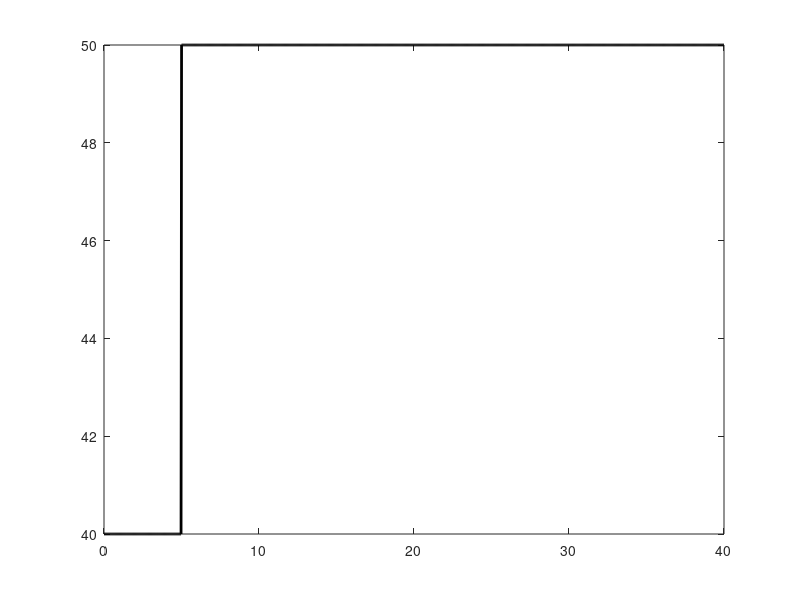

The MATLAB source for this figure: (Note: this script raises an error after producing the figure.)
% ======================================================
% Demonstrate the impact of time constant (T = 1/(-A))
% and steady-state gain (-B/A) on the first-order error model:
%
%     e_dot = A * e + B * v_d(t)
%
% Desired speed:
%     v_d(t) = 40 for t < 5
%            = 50 for t >= 5
% ======================================================

clear; close all; clc;

% ======================================================
% Simulation parameters
% ======================================================
t_span = [0, 40];
t_eval = linspace(t_span(1), t_span(2), 1200);
x0_vec = 0.0;           % single IC to isolate parameter effects

A_list = [-0.25, -0.5, -1.0, -2.0];   % affects time constant T = 1/(-A)
B_list = [0.05, 0.1, 0.2, 0.4];       % affects steady-state gain -B/A

A_fixed = -1.0;
B_fixed = 0.1;

% ======================================================
% Desired speed profile
% ======================================================
v_d = @(t) (t < 5)*40 + (t >= 5)*50;

% ======================================================
% Helper: ODE for given A, B
% ======================================================
make_e_dot = @(A, B) @(t, e) A*e + B*v_d(t);

% ======================================================
% (1) Plot v_d(t)
% ======================================================
figure('Color','w','Units','normalized','Position',[0.25 0.4 0.45 0.35]);
plot(t_eval, v_d(t_eval), 'k', 'LineWidth', 2);
xline(5.0, '--', 'Color', 'k', 'LineWidth', 1);
text(5.0, 41, 'step @ 5 s', 'HorizontalAlignment','left', ...
    'VerticalAlignment','bottom', 'FontSize', 10);
title('Desired Speed $v_d(t)$', 'Interpreter','latex');
xlabel('Time [s]', 'Interpreter','latex');
ylabel('Desired Speed [m/s]', 'Interpreter','latex');
grid on; box on;
ax = gca; ax.GridAlpha = 0.35;
yl = ylim; dy = diff(yl);
ylim([yl(1)-0.05*dy, yl(2)+0.05*dy]);  % padding

% ======================================================
% (2) Vary A (time constant effect), B fixed
% ======================================================
figure('Color','w','Units','normalized','Position',[0.15 0.3 0.65 0.45]);
cmap = lines(numel(A_list));

for i = 1:length(A_list)
    A = A_list(i);
    if A >= 0
        error('Use A < 0 for stability.');
    end
    T = 1 / (-A);
    color = cmap(i,:);
    e_dot = make_e_dot(A, B_fixed);
    [t_sol, e_sol] = ode45(e_dot, t_span, x0_vec);
    e_interp = interp1(t_sol, e_sol, t_eval, 'linear');
    label = sprintf('$A=%.2f\\ (T=1/(-A)=%.2f\\,\\mathrm{s})$', A, T);
    plot(t_eval, e_interp, 'Color', color, 'LineWidth', 1.8, ...
        'DisplayName', label); hold on;
end

title('Error $e(t)$ for different $A$ (time constant effect), $B$ fixed', ...
    'Interpreter','latex');
xlabel('Time [s]', 'Interpreter','latex');
ylabel('$e(t)$ [m/s]', 'Interpreter','latex');
grid on; box on;
ax = gca; ax.GridAlpha = 0.35;
legend('Interpreter','latex','FontSize',9,'Location','eastoutside');
yl = ylim; dy = diff(yl);
ylim([yl(1)-0.05*dy, yl(2)+0.05*dy]);  % padding

% ======================================================
% (3) Vary B (steady-state gain effect), A fixed
% ======================================================
figure('Color','w','Units','normalized','Position',[0.15 0.3 0.65 0.45]);
cmap = lines(numel(B_list));

for i = 1:length(B_list)
    B = B_list(i);
    color = cmap(i,:);
    e_dot = make_e_dot(A_fixed, B);
    [t_sol, e_sol] = ode45(e_dot, t_span, x0_vec);
    e_interp = interp1(t_sol, e_sol, t_eval, 'linear');
    label = sprintf('$B=%.2f,\\ -B/A=%.2f$', B, -B/A_fixed);
    plot(t_eval, e_interp, 'Color', color, 'LineWidth', 1.8, ...
        'DisplayName', label); hold on;

    % steady-state level (v_d → 50)
    e_ss = -(B / A_fixed) * 50.0;
    yline(e_ss, ':', 'Color', color, 'LineWidth', 1, ...
        'HandleVisibility','off');
end

title('Error $e(t)$ for different $B$ (steady-state gain effect), $A$ fixed', ...
    'Interpreter','latex');
xlabel('Time [s]', 'Interpreter','latex');
ylabel('$e(t)$ [m/s]', 'Interpreter','latex');
grid on; box on;
ax = gca; ax.GridAlpha = 0.35;
legend('Interpreter','latex','FontSize',9,'Location','eastoutside');
yl = ylim; dy = diff(yl);
ylim([yl(1)-0.05*dy, yl(2)+0.05*dy]);  % padding

hold off;
